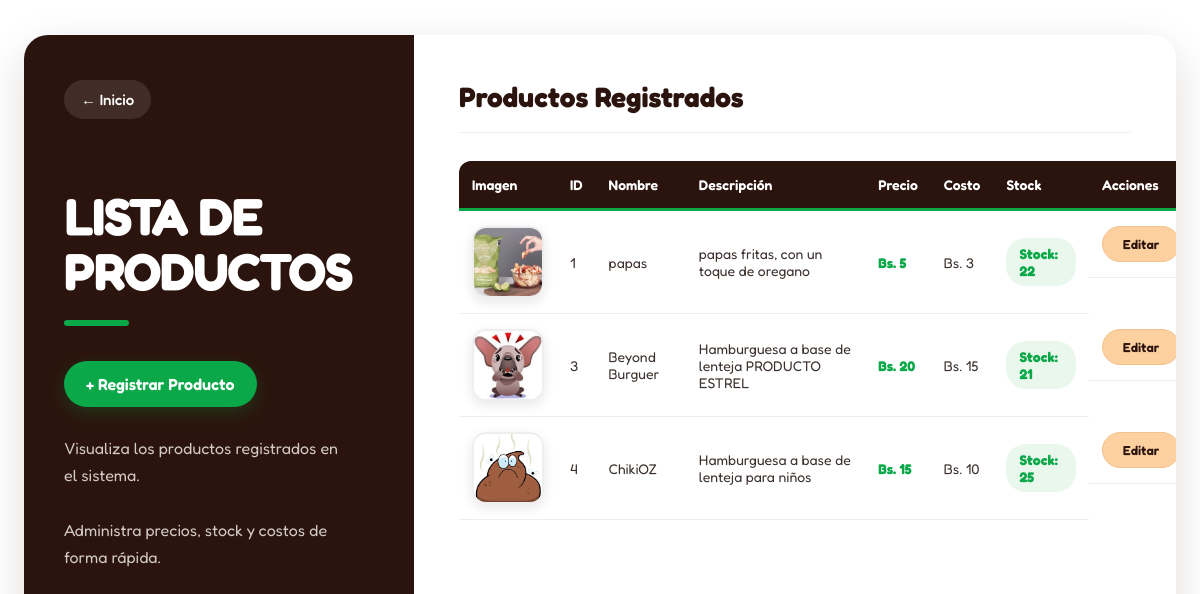
The app's page /Productos/leerproductos.php with its own data.
### tables this page shows
CREATE TABLE IF NOT EXISTS `productos` (
  `id` INT NOT NULL AUTO_INCREMENT,
  `nombre` VARCHAR(45) NULL,
  `descripcion` VARCHAR(45) NULL,
  `precio` INT NULL,
  `costo` INT NULL,
  `stock` INT NULL,
  PRIMARY KEY (`id`));

### Productos/leerproductos.php (the view, shortened to what this page needs)
<!DOCTYPE html>
<html lang="es">
<head>
</head>
<body>
<section class="principal-grid">
    <section class="section-negro">
        <nav class="nav-inner">
            <a href="../Usuarios/vistavendedor.php">
                ← Inicio
            </a>
        </nav>
        <h1 class="contrato-titulo">
            LISTA DE<br>
            PRODUCTOS
        </h1>
        <a
            href="http://localhost/organiczoneOF/Productos/formularioproductos.php"
            id="boton"
        >
            + Registrar Producto
        </a>
        <p class="desc">
            Visualiza los productos registrados
            en el sistema.
            <br><br>
            Administra precios, stock y costos
            de forma rápida.
        </p>
    </section>
    <section class="section-blanco">
        <section class="section-clientes">
            <h2>
                Productos Registrados
            </h2>
        </section>
        <table>
            <thead>
                <tr>
                    <th>
                        Imagen
                    </th>
                    <th>
                        ID
                    </th>
                    <th>
                        Nombre
                    </th>
                    <th>
                        Descripción
                    </th>
                    <th>
                        Precio
                    </th>
                    <th>
                        Costo
                    </th>
                    <th>
                        Stock
                    </th>
                    <th>
                        Acciones
                    </th>
                </tr>
            </thead>
            <tbody>
            <?php
            $conexion = new mysqli("localhost","root","","organiczoneBD");
            $stockBajo = 5;
            $sql = "SELECT * FROM productos";
            $resultado = $conexion->query($sql);
            if ($resultado && $resultado->num_rows > 0) {
                while($fila = $resultado->fetch_assoc()){
                    $id = $fila['id'];
                    $imagen =
                        "../Imagenes/predeterminado.png";
                    $extensiones = [
                        "jpg",
                        "jpeg",
                        "png",
                        "gif",
                        "webp"
                    ];
                    foreach ($extensiones as $ext) {
                        $ruta =
                            "../Imagenes/P-" .
                            $id .
                            "." .
                            $ext;
                        if (file_exists($ruta)) {
                            $imagen = $ruta;
                            break;
                        }
                    }
                    echo "<tr>";
                    echo "<td><img src='" .htmlspecialchars($imagen) ."'alt='Imagen del producto' > </td>";
                    echo "<td>{$fila['id']}</td> ";
                    echo "<td> {$fila['nombre']}</td>";
                    echo "<td> {$fila['descripcion']}</td> ";
                    echo "<td><strong style='color:#0ba84a;'>Bs. {$fila['precio']}</strong></td> ";
                    echo " <td> Bs. {$fila['costo']} </td> ";
                    $stock = (int) $fila['stock'];
                    if ($stock <= 0) {
                        $claseStock = "stock-sin";
                        $textoStock = "Sin stock";
                    } elseif ($stock <= $stockBajo) {
                        $claseStock = "stock-bajo";
                        $textoStock = "Stock: " . $stock;
                    } else {
                        $claseStock = "stock-normal";
                        $textoStock = "Stock: " . $stock;
                    }
                    echo "
                        <td>
                            <span class='$claseStock'>
                                $textoStock
                            </span>
                        </td>
                    ";
                    echo "
                        <td class='acciones'>
                            <a href='editarproducto.php?id=$id' class='btn-editar'> Editar </a>
                            <a href='#' class='btn-eliminar' onclick='confirmarEliminacion($id); return false;'>Eliminar</a>
                            <ahref='leerproducto.php?id=$id'class='btn-mostrar'>Mostrar</ahref=>
                        </td>
                    ";
                    echo "</tr>";
                }
            }
            ?>
            </tbody>
        </table>
    </section>
</section>
</body>
</html>

### Productos/leerproductos.php (style rules this page uses)
* { box-sizing: border-box; }
html, body { min-height: 100%; margin: 0; padding: 0; }
body { background: #ffffff; font-family: 'Fredoka', Arial, sans-serif; display: flex; justify-content: center; align-items: center; padding: 35px 20px; color: #2B140D; }
.principal-grid { display: grid; grid-template-columns: 390px 1fr; width: 96vw; max-width: 1600px; min-height: 820px; background: white; border-radius: 24px; overflow: hidden; box-shadow: 0 15px 45px rgba(43, 20, 13, 0.14); }
.section-negro { background: #2B140D; color: white; padding: 45px 40px; display: flex; flex-direction: column; }
.nav-inner { margin-bottom: 70px; }
.nav-inner a { display: inline-flex; align-items: center; text-decoration: none; color: white; background: rgba(255,255,255,0.10); padding: 10px 17px; border-radius: 30px; font-size: 15px; font-weight: 500; transition: 0.3s ease; }
.contrato-titulo { font-size: 52px; line-height: 1.05; font-weight: 700; margin: 0 0 35px 0; letter-spacing: -1px; }
.contrato-titulo::after { content: ""; display: block; width: 65px; height: 6px; background: #0ba84a; border-radius: 10px; margin-top: 22px; }
#boton { display: inline-flex; align-items: center; justify-content: center; width: fit-content; background: #0ba84a; color: white; padding: 13px 22px; border-radius: 30px; font-size: 16px; font-weight: 600; text-decoration: none; box-shadow: 0 6px 18px rgba(11,168,74,0.22); transition: 0.3s ease; }
.desc { color: #d1c9c6; margin-top: 28px; font-size: 16px; line-height: 1.7; max-width: 280px; }
.section-blanco { background: #ffffff; padding: 45px; overflow-x: auto; }
.section-clientes { border-bottom: 1px solid #eeeeee; margin-bottom: 28px; padding-bottom: 18px; }
.section-clientes h2 { margin: 0; color: #2B140D; font-size: 28px; font-weight: 700; }
table { width: 100%; border-collapse: separate; border-spacing: 0; min-width: 900px; }
thead th { background: #2B140D; color: white; padding: 15px 13px; text-align: left; font-size: 14px; font-weight: 600; border-bottom: 3px solid #0ba84a; }
thead th:first-child { border-radius: 12px 0 0 0; }
thead th:last-child { border-radius: 0 12px 0 0; }
tbody tr { transition: 0.2s ease; }
tbody td { padding: 15px 13px; border-bottom: 1px solid #eeeeee; color: #3a302c; font-size: 14px; vertical-align: middle; }
tbody td img { display: block; width: 72px !important; height: 72px !important; object-fit: cover; border-radius: 14px; border: 2px solid #eeeeee; box-shadow: 0 4px 12px rgba(43,20,13,0.10); transition: 0.3s ease; }
.acciones { display: flex; align-items: center; gap: 7px; min-width: 270px; }
.acciones a { display: inline-flex; align-items: center; justify-content: center; min-width: 78px; height: 36px; padding: 0 12px; border-radius: 20px; text-decoration: none; font-family: 'Fredoka', Arial, sans-serif; font-size: 13px; font-weight: 600; cursor: pointer; transition: 0.25s ease; }
.btn-editar { background: #FCD09F; color: #2B140D; border: 1px solid #f2c38d; }
.stock-normal { display: inline-block; background: #eaf7ec; color: #0ba84a; padding: 7px 13px; border-radius: 20px; font-weight: 700; }

### records on screen
productos: shows a picture, id "1", nombre "papas", descripcion "papas fritas, con un toque de oregano", precio "5", costo "3", stock "Stock: 22"
productos: shows a picture, id "3", nombre "Beyond Burguer", descripcion "Hamburguesa a base de lenteja PRODUCTO ESTREL", precio "20", costo "15", stock "Stock: 21"
productos: shows a picture, id "4", nombre "ChikiOZ", descripcion "Hamburguesa a base de lenteja para niños", precio "15", costo "10", stock "Stock: 25"
